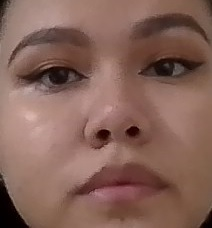
#> input picture Tarea10-HistogramBackProjectionMeanCAMShift/cara2.jpg, 212 x 228 px, given in place of the camera
$ python P10-2-PelucheCAMShift.py
#> lines starting #> are read from the running program, lines starting #| are printed output that depends on the picture
import cv2
import numpy as np
import matplotlib.pyplot as plt

captura = cv2.VideoCapture(0)

# take first frame of the video
rret, first_frame = captura.read()
#> first_frame is the input picture: shape (228, 212, 3); mean B, G, R 88.4, 99, 133.7
print (first_frame.shape)
#| (228, 212, 3)

obj_rgb = cv2.imread('waltercara.png')
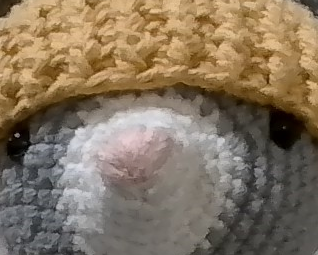
#> input picture Tarea10-HistogramBackProjectionMeanCAMShift/waltercara.png, 318 x 255 px
#> obj_rgb is the input picture: shape (255, 318, 3); mean B, G, R 95.4, 116.3, 132.8
x = 0
y = 0
h = 200
w = 200
track_window = (x,y,w,h)

obj_hsv = cv2.cvtColor(obj_rgb, cv2.COLOR_BGR2HSV)
#> obj_hsv: shape (255, 318, 3); mean H, S, V 34.3, 73.6, 133.5
obj_hist = cv2.calcHist([obj_hsv], [0], None, [180], [0, 180])
#> obj_hist = 180 values, max 16986 at index 17, min 0 at index 27, mean 450.5
obj_hist = cv2.normalize(obj_hist, obj_hist, 0, 255, cv2.NORM_MINMAX)
#> obj_hist = 180 values, max 255 at index 17, min 0 at index 27, mean 6.76


# Setup the termination criteria, either 10 iteration or move by at least 1 pt
term_crit = ( cv2.TERM_CRITERIA_EPS | cv2.TERM_CRITERIA_COUNT, 10, 1 )

while (captura.isOpened()):
  ret, imagen = captura.read()

  if ret == True:
    hsv_captura = cv2.cvtColor(imagen, cv2.COLOR_BGR2HSV)
#> hsv_captura: shape (228, 212, 3); mean H, S, V 10.1, 93.2, 133.7
    mask = cv2.calcBackProject([hsv_captura],[0],obj_hist,[0,180],1)
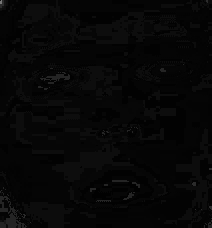
#> mask: shape (228, 212); min 0, max 118, mean 6.6

    # apply meanshift to get the new location
    ret, track_window = cv2.CamShift(mask, track_window, term_crit)
#> ret = ((106, 114), (242.3, 258.9), 5.41); track_window = (0, 0, 212, 228)


    # Draw it on image
    pts = cv2.boxPoints(ret)
#> pts = [[-26.81, 231.4], [-2.41, -26.27], [238.8, -3.43], [214.4, 254.3]]
    pts = np.int0(pts)
#> pts = [[-26, 231], [-2, -26], [238, -3], [214, 254]]
    imagen = cv2.polylines(imagen,[pts],True, 255,2)

    cv2.imshow('video', imagen)
    if cv2.waitKey(1) & 0xFF == ord('s'):
#> (key Esc is pressed here)
      break
  else: break
captura.release()
cv2.destroyAllWindows()
